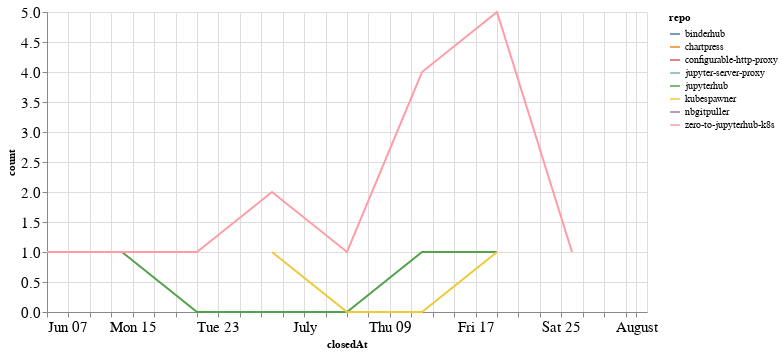

Notebook cell for this chart:
### Code cell
closed_by_time = closed_by.groupby('repo').resample('W', on='closedAt').count()['author'].reset_index()
closed_by_time = closed_by_time.rename(columns={'author': 'count'})

alt.Chart(closed_by_time, width=600).mark_line().encode(
    x='closedAt',
    y='count',
    color='repo',
    tooltip="repo"
)

### Figure 1 — Vega-Lite specification as saved in the notebook (floating-point values rounded to 4 significant figures)
{"config": {"axisLeft": {"labelFontSize": 15}, "axisBottom": {"labelFontSize": 15}}, "data": {"name": "data-ceb19db1f225c19f03d6beabb55294cd"}, "mark": "line", "encoding": {"color": {"type": "nominal", "field": "repo"}, "tooltip": {"type": "nominal", "field": "repo"}, "x": {"type": "temporal", "field": "closedAt"}, "y": {"type": "quantitative", "field": "count"}}, "width": 600, "$schema": "https://vega.github.io/schema/vega-lite/v4.8.1.json", "datasets": {"data-ceb19db1f225c19f03d6beabb55294cd": [{"repo": "binderhub", "closedAt": "2020-07-26T00:00:00", "count": 1}, {"repo": "chartpress", "closedAt": "2020-07-19T00:00:00", "count": 1}, {"repo": "configurable-http-proxy", "closedAt": "2020-07-05T00:00:00", "count": 2}, {"repo": "jupyter-server-proxy", "closedAt": "2020-08-02T00:00:00", "count": 1}, {"repo": "jupyterhub", "closedAt": "2020-06-14T00:00:00", "count": 1}, {"repo": "jupyterhub", "closedAt": "2020-06-21T00:00:00", "count": 0}, {"repo": "jupyterhub", "closedAt": "2020-06-28T00:00:00", "count": 0}, {"repo": "jupyterhub", "closedAt": "2020-07-05T00:00:00", "count": 0}, {"repo": "jupyterhub", "closedAt": "2020-07-12T00:00:00", "count": 1}, {"repo": "jupyterhub", "closedAt": "2020-07-19T00:00:00", "count": 1}, {"repo": "kubespawner", "closedAt": "2020-06-28T00:00:00", "count": 1}, {"repo": "kubespawner", "closedAt": "2020-07-05T00:00:00", "count": 0}, {"repo": "kubespawner", "closedAt": "2020-07-12T00:00:00", "count": 0}, {"repo": "kubespawner", "closedAt": "2020-07-19T00:00:00", "count": 1}, {"repo": "nbgitpuller", "closedAt": "2020-08-02T00:00:00", "count": 4}, {"repo": "zero-to-jupyterhub-k8s", "closedAt": "2020-06-07T00:00:00", "count": 1}, {"repo": "zero-to-jupyterhub-k8s", "closedAt": "2020-06-14T00:00:00", "count": 1}, {"repo": "zero-to-jupyterhub-k8s", "closedAt": "2020-06-21T00:00:00", "count": 1}, {"repo": "zero-to-jupyterhub-k8s", "closedAt": "2020-06-28T00:00:00", "count": 2}, {"repo": "zero-to-jupyterhub-k8s", "closedAt": "2020-07-05T00:00:00", "count": 1}, {"repo": "zero-to-jupyterhub-k8s", "closedAt": "2020-07-12T00:00:00", "count": 4}, {"repo": "zero-to-jupyterhub-k8s", "closedAt": "2020-07-19T00:00:00", "count": 5}, {"repo": "zero-to-jupyterhub-k8s", "closedAt": "2020-07-26T00:00:00", "count": 1}]}}
